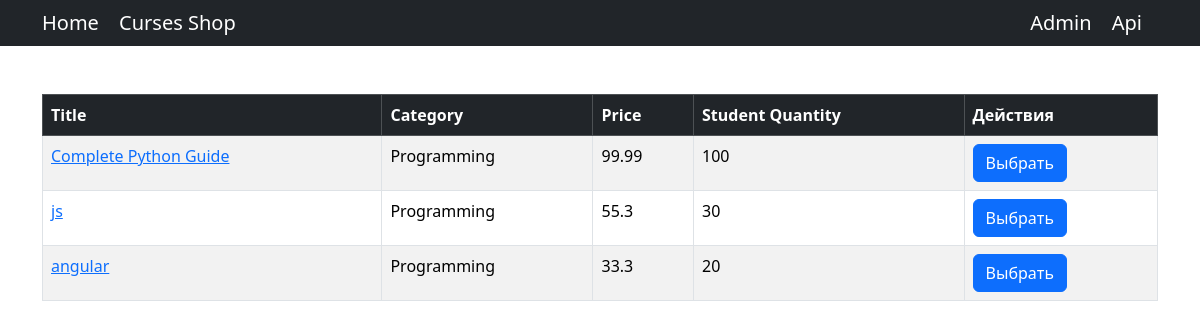
Page /shop/ on the earlier database version.
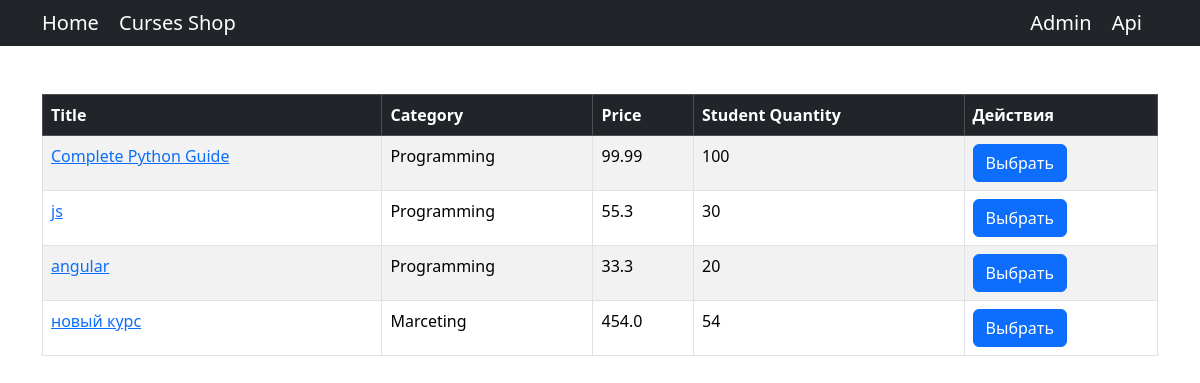
Same page on the later database version.
### shop/models.py (models this page shows, shortened)
class Course(models.Model):
    title = models.CharField(max_length=300)
    price = models.FloatField()
    students_qty = models.IntegerField()
    reviews_qty = models.IntegerField()
    category = models.ForeignKey(Category, on_delete=models.CASCADE)
    created_at = models.DateTimeField(default=timezone.now)

class Category(models.Model):
    title = models.CharField(
        max_length=255, verbose_name='Наименование Категории', unique=True)
    created_at = models.DateTimeField(default=timezone.now)
    def __str__(self):
        return self.title

### shop/views.py (the view)
# urls.py: path('', include(api.urls), name='index'),
def index(request):
    courses = Course.objects.all()
    return render(request, 'shop/courses.html', {'courses': courses})

### templates/shop/courses.html (shortened to what this page needs)
{% extends "base.html" %}
{% block content %}
<table class="table mt-5 table-bordered table-striped table-hover">
    <thead class="table-dark">
        <tr>
            <th>Title</th>
            <th>Category</th>
            <th>Price</th>
            <th>Student Quantity</th>
            <th>Действия</th>
        </tr>
    </thead>
    <tbody>
        {%for course in courses%}
        <tr>
            <td>
                <a href={% url "shop:single_course" course.id%}>{{ course.title }}</a>
            </td>
            <td>{{ course.category }}</td>
            <td>{{ course.price }}</td>
            <td>{{ course.students_qty }}</td>
            <td><button class="btn btn-primary">Выбрать</button></td>
        </tr>
        {%endfor%}
    </tbody>
</table>
{% endblock %}

### templates/base.html (shortened to what this page needs)
<!DOCTYPE html>
<html lang="en">
<head>
    <link href="https://cdn.jsdelivr.net/npm/bootstrap@5.3.3/dist/css/bootstrap.min.css" rel="stylesheet">
</head>
<body>
    {% include 'header/navbar.html' %}
    <main class="container">
        {% block content %}
        {% endblock %}
    </main>
</body>
</html>

### templates/header/navbar.html
<nav class="navbar navbar-dark bg-dark">
    <div class="container">
        <span>
            <a href={% url "home:index" %} class="navbar-brand text-white">Home</a>
            <a href={% url "shop:index" %} class="navbar-brand">Curses Shop</a>
        </span>
        <span>
            <a href="/admin/" class="navbar-brand" target="_blank">Admin</a>
            <a href="/api/v1/" class="navbar-brand" target="_blank">Api</a>
        </span>
    </div>
</nav>

Differences in the rows shown:
added Course: title "новый курс", category "Marceting", price "454.0", students_qty "54"
